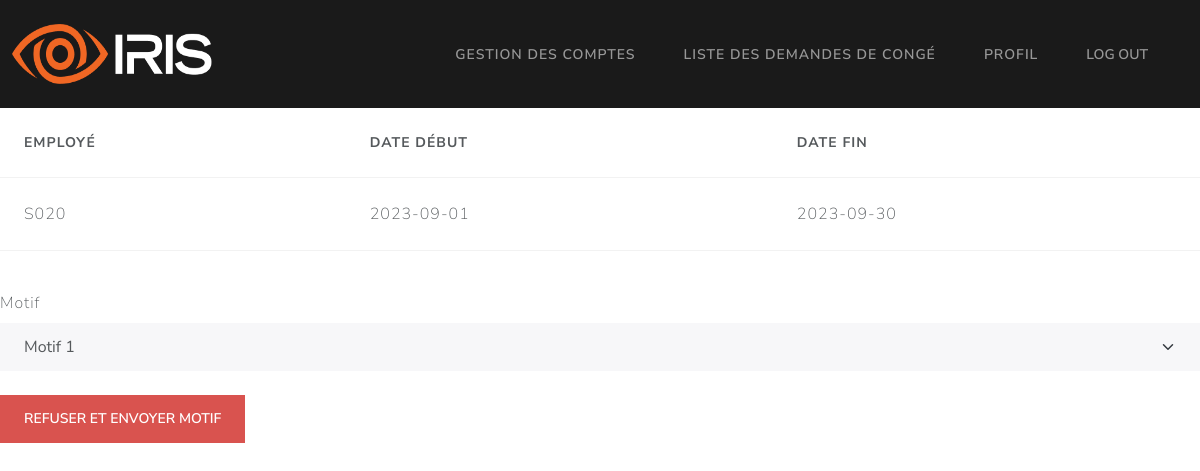
/GRH/demande_congé/1/refuser, run on the app's committed database.
### Models/models.py (models this page shows, shortened)
class demandeCongé(db.Model):
    id = db.Column(db.Integer, primary_key=True)
    date_debut = db.Column(db.String, unique=False, nullable=False)
    date_fin = db.Column(db.String, unique=False, nullable=False)
    statut = db.Column(db.String, unique=False, nullable=False)
    employee_matricule = db.Column(db.String, unique=False, nullable=False)
    motif_refus = db.Column(db.String, unique=False, nullable=True)

### app.py (the view)
@app.route("/GRH/demande_congé/<int:id>/refuser", methods=['GET', 'POST'])
def refuser_demande(id):
	return refuseDemande(request, id)

### Controllers/GRHController.py (called while the page is built)
def refuseDemande(request, id):
    try:
        demande = demandeCongé.query.filter_by(id=id).first()
        if(request.method=='POST'):
            motif = request.form['motif']
            demande.statut = 'Refused'
            demande.motif_refus = motif
            db.session.commit()
            return render_template("/messagePage.html", title="Refus de demande",
                                message=f"Demande d'employé {demande.employee_matricule} a été refusée")
        else:
            return render_template("/GRH/motif.html", demande=demande)
    except Exception as e:
        return render_template("/GRH/detailsDemande.html", demande=demande ,error=str(e))

### templates/GRH/motif.html (shortened to what this page needs)
{% extends '/GRH/base.html' %}
{% block content %}
<table class="table table-hover" style="width: 100%">
  <thead>
    <tr>
      <th scope="col">Employé</th>
      <th scope="col">Date début</th>
      <th scope="col">Date fin</th>
    </tr>
  </thead>
  <tbody>
    <trColumn
      class="table-secondary"
      onclick="window.location='demande_congé/{{ demande.id }}';"
      style="cursor: pointer"
    >
      <td>{{ demande.employee_matricule }}</td>
      <td>{{ demande.date_debut }}</td>
      <td>{{ demande.date_fin }}</td>
  </tbody>
</table>
<form action="/GRH/demande_congé/{{ demande.id }}/refuser" method="POST">
  <div class="form-group">
    <label for="exampleSelect1" class="form-label mt-4">Motif</label>
    <select class="form-select" name="motif" required>
      <option>Motif 1</option>
    </select>
  </div>
  <br />
  <button type="submit" class="btn btn-danger">Refuser et envoyer motif</button>
</form>
{% endblock %}

### data on the page
demandeCongé: employee_matricule "S020", date_debut "2023-09-01", date_fin "2023-09-30"
